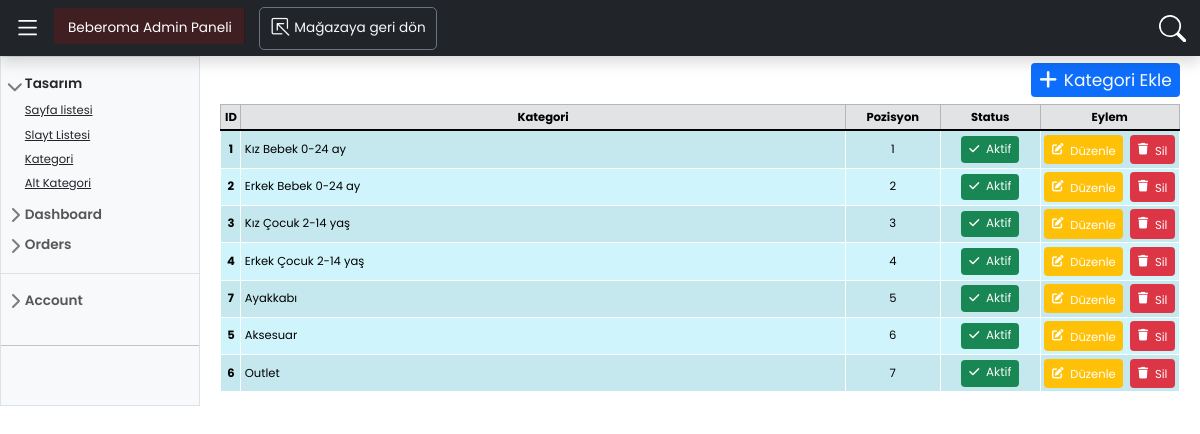
Page /admin_paneli/category/ on the committed database.
### appProduct/models.py (models this page shows, shortened)
class Category(models.Model):
    title = models.CharField(("Kategori Adı "), max_length=50)
    slug = models.SlugField(("Slug"), max_length=200, null=True, blank=True)
    cover_image = models.ImageField(
        ('Kategori Resmi '),
        upload_to='category',
        null=True,
        blank=True,)
    status = models.BooleanField("Aktif | Pasif", default=True)
    row_number = models.PositiveIntegerField(("Sıra "), default=1)
    created_at = models.DateTimeField(("Oluştuma Tarihi"), auto_now_add=True)
    updated_at = models.DateTimeField(("Güncelleme Tarihi"), auto_now=True)
    class Meta:
        verbose_name = "Kategori"
        verbose_name_plural = "Kategoriler"
        ordering = ('row_number',)

### appAdmin/views.py (the view)
# urls.py: path('category/', category, name='category'),
def category(request):
    context = dict()
    context['category'] = Category.objects.all().order_by('row_number')
    context['page_title'] = "Kategoriler"
    return render(request, 'admin_paneli/category.html', context)

### beberoma/context_processors.py (called while the page is built)
def nav_context(request):
    context = dict()
    context['categories'] = Category.objects.filter(status = True).order_by('row_number')
    context['subcategories'] = SubCategory.objects.filter(status = True).order_by('row_number')
    context['pages'] = Page.objects.filter(status="PSH").order_by('title')
    return context

### templates/admin_paneli/category.html
{% extends 'admin_paneli/admin.html' %}
{% block content %}
<div class=" d-flex justify-content-end py-2">
    <a href="{% url 'category_create' %}" class="btn btn-sm btn-primary text-light d-flex align-items-center">
        <i class="fas fa-plus me-2 fs-4"></i><span class="fs-5">Kategori Ekle</span>
    </a>
</div>
<div>
    <table
        class="admin-table table table-info table-sm table-striped table-hover table-responsive table-bordered border-white">
        <thead class="table-header">
            <tr class="table-secondary text-center">
                <th scope="col" class="text-center" style="width: 20px;">ID</th>
                <th scope="col">Kategori</th>
                <th scope="col" style="max-width: 20px; white-space: nowrap; overflow: hidden; text-overflow: ellipsis;">Pozisyon</th>
                <th scope="col" style="width: 100px;">Status</th>
                <th scope="col" style="width: 100px;">Eylem</th>
            </tr>
        </thead>
        <tbody class="table-group-divider">
            {% for item in category %}
            <tr class="align-middle">
                <th scope="row" class="text-center">{{ item.pk }}</th>
                <td class="text-nowrap">{{ item.title }}</td>
                <td class="text-center">{{ item.row_number }}</td>
                <td class="text-center">
                    {% if item.status == True %}
                    <a class="btn btn-success btn-sm text-light" title="Etkin"><i
                            class="fas fa-check me-2"></i>Aktif</a>
                    {% else %}
                    <a class="btn btn-danger btn-sm text-light" title="Devre Dışı"><i
                            class="fas fa-xmark me-2"></i>Devre Dışı</a>
                    {% endif %}
                </td>
                <td class="text-center">
                    <div class="d-inline-flex gap-2 col-6 col-md-4 col-lg-4 mx-auto justify-content-center">
                        <a class="btn btn-sm btn-warning text-white d-flex justify-content-center " href="{% url 'category_update' item.pk %}" role="button">
                            <i class="fas fa-edit me-md-2 align-self-center"></i>
                            <span class="d-none d-md-inline-block mt-1">Düzenle</span>
                        </a>
                        <a class="btn btn-sm btn-danger text-white d-flex justify-content-center align-items-center"
                            href="{% url 'category_delete' item.pk %}" role="button">
                            <i class="fas fa-trash me-md-2 align-self-center"></i>
                            <span class="d-none d-md-inline-block mt-1">Sil</span>
                        </a>
                    </div>
                </td>
            </tr>
            {% endfor %}
        </tbody>
    </table>
</div>
{% endblock %}

### static/css/admin.css (style rules this page uses)
* { box-sizing: border-box; font-family: "Poppins", sans-serif; font-size: 0.85rem; }
* a { font-style: inherit !important; color: inherit !important; }

### rows in the picture
Category: pk "1", title "Kız Bebek 0-24 ay", row_number "1", status True (drawn)
Category: pk "2", title "Erkek Bebek 0-24 ay", row_number "2", status True (drawn)
Category: pk "3", title "Kız Çocuk 2-14 yaş", row_number "3", status True (drawn)
Category: pk "4", title "Erkek Çocuk 2-14 yaş", row_number "4", status True (drawn)
Category: pk "7", title "Ayakkabı", row_number "5", status True (drawn)
Category: pk "5", title "Aksesuar", row_number "6", status True (drawn)
Category: pk "6", title "Outlet", row_number "7", status True (drawn)
